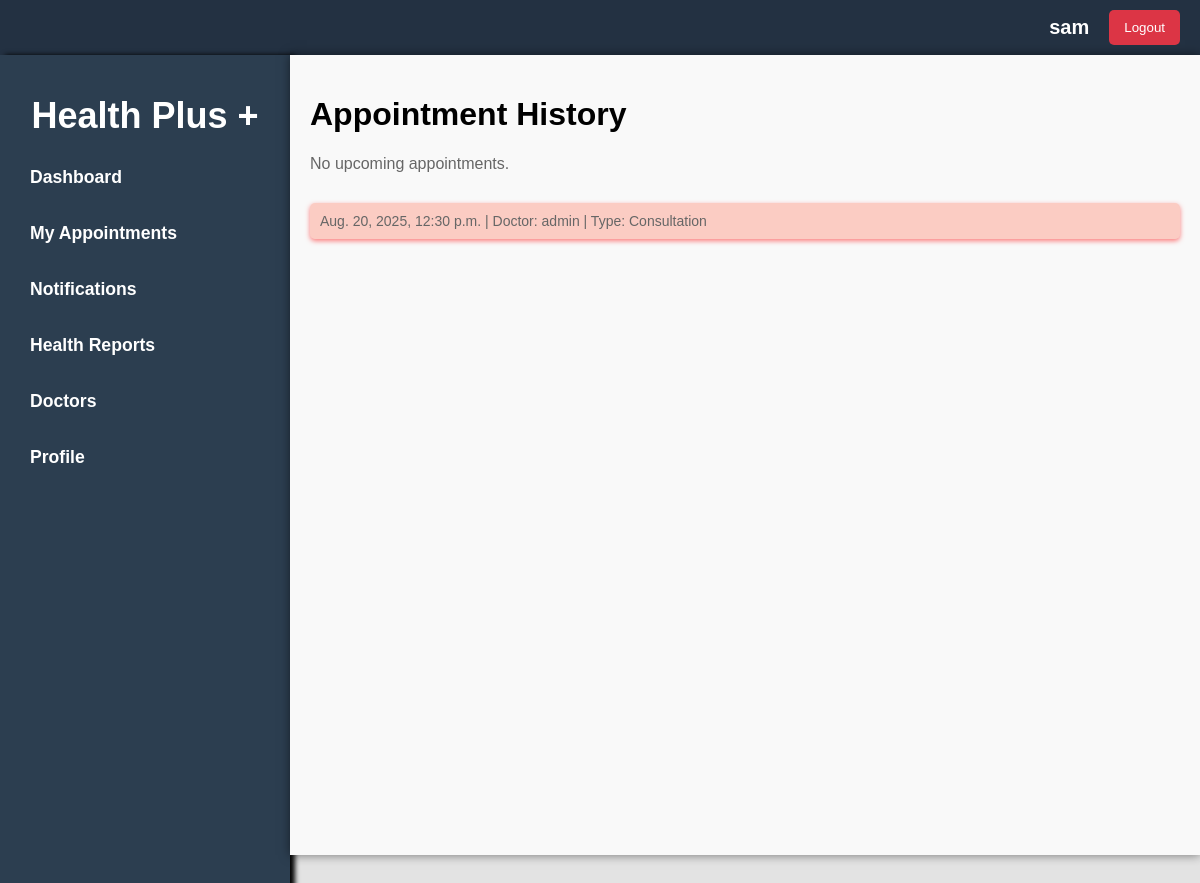
/appointments/ (signed in), run on the app's committed database.
### booking/models.py (models this page shows, shortened)
class Appointment(models.Model):
    user = models.ForeignKey(User, on_delete=models.CASCADE, related_name='appointments')
    doctor = models.ForeignKey(Doctor, on_delete=models.CASCADE, related_name='appointments')
    appointment_type = models.ForeignKey(AppointmentType, on_delete=models.CASCADE)
    appointment_date = models.DateField()
    appointment_time = models.TimeField()
    status = models.CharField(max_length=20, choices=[('scheduled', 'Scheduled'), ('completed', 'Completed'), ('canceled', 'Canceled')])
    created_at = models.DateTimeField(auto_now_add=True)
    updated_at = models.DateTimeField(auto_now=True)
    class Meta:
        indexes = [
            models.Index(fields=['appointment_date']),
        ]

class Doctor(models.Model):
    user = models.OneToOneField(User, on_delete=models.CASCADE)
    specialty = models.CharField(max_length=100)
    qualifications = models.TextField()
    experience_years = models.PositiveIntegerField()
    languages_spoken = models.CharField(max_length=100, blank=True)
    rating = models.FloatField(default=0.0)
    available_days = models.CharField(max_length=100)
    available_time_start = models.TimeField()
    available_time_end = models.TimeField()
    appointment_types = models.ManyToManyField('AppointmentType', related_name='doctors')

class AppointmentType(models.Model):
    name = models.CharField(max_length=100)
    duration = models.PositiveIntegerField()
    def __str__(self):
        return self.name

### booking/views.py (the view)
# urls.py: path('appointments/', views.appointmentListView, name='appointment_list'),
def appointmentListView(request):
    current_datetime = timezone.now()
    bookings = Appointment.objects.filter(user=request.user).order_by('appointment_date', 'appointment_time')
    past_bookings = []
    upcoming_bookings = []
    for booking in bookings:
        if booking.appointment_date < current_datetime.date() or (booking.appointment_date == current_datetime.date() and booking.appointment_time < current_datetime.time()):
            past_bookings.append(booking)
        else:
            upcoming_bookings.append(booking)
    return render(request, "appointment/appointment_list.html", {
        "title": "Appointment List",
        'upcoming_bookings': upcoming_bookings,
        'past_bookings': past_bookings,
        "current_date": current_datetime.date(),
    })

### booking/templates/appointment/appointment_list.html (shortened to what this page needs)
{% extends 'index.html' %}
{% block content %}
<div class="container">
    <h1>Appointment History</h1>
    {% if upcoming_bookings %}
    <div class="booking-list">
        {% for booking in upcoming_bookings %}
        <a href="{% url 'appointments-detail' booking.pk %}" class="upcoming-booking">
            <p>
                {{ booking.appointment_date }}, {{ booking.appointment_time }} | Doctor: {{ booking.doctor.user.username
                }} | Type: {{ booking.appointment_type }}
            </p>
        </a>
        {% endfor %}
    </div>
    {% else %}
    <p>No upcoming appointments.</p>
    {% endif %}
    {% if past_bookings %}
    <div class="booking-list">
        {% for booking in past_bookings %}
        <p class="past-booking">
            {{ booking.appointment_date }}, {{ booking.appointment_time }} | Doctor: {{ booking.doctor.user.username }}
            | Type: {{ booking.appointment_type }}
        </p>
        {% endfor %}
    </div>
    {% else %}
    <p>No past appointments.</p>
    {% endif %}
</div>
{% endblock %}

### booking/templates/index.html (shortened to what this page needs)
{% load static %}
<!DOCTYPE html>
<html lang="en">
<head>
    <link rel="stylesheet" href="{% static 'css/style.css' %}" />
</head>
<body>
    <header>
        <nav>
            {% if user.is_authenticated %}
            <h3>{{user.username}}</h3>
            <form method="post" action="{% url 'logout' %}">
                <button type="submit" class="logout-button">Logout</button>
            </form>
            {% else %}
            <a href="/accounts/login" class="login" style='text-decoration:none; color:white;'>Login</a>
            {% endif %}
        </nav>
    </header>
    <div class='body-content'>
        {% include 'components/aside.html' %}
        {% block content %}{% endblock %}
    </div>
</body>
</html>

### booking/static/css/style.css (style rules this page uses)
body { margin: 0; padding: 0; background-color: #e3e3e3; font-family: 'Arial', sans-serif; width: 100%; position:fixed; }
.body-content { display: flex; height: 100vh; }
.container { flex: 1; padding: 40px; background-color: #e7eaf6; overflow-y: auto; box-shadow: 0 0 10px rgba(0, 0, 0, 0.5); }

### booking/templates/index.html (style rules this page uses)
header { background-color: #233142; padding: 10px 20px; color: white; display: flex; justify-content: flex-end; align-items: center; }
nav { display: flex; align-items: center; }
h3 { margin: 0; font-size: 20px; }
.logout-button { margin-left: 20px; padding: 10px 15px; background-color: #dc3545; color: white; border: none; border-radius: 5px; cursor: pointer; transition: background-color 0.3s; }
.body-content { display: flex; }
.container { flex: 1; padding: 20px; }
p { color: #666; font-size: 16px; }

### booking/templates/appointment/appointment_list.html (style rules this page uses)
.container { padding: 20px; background-color: #f9f9f9; overflow-y: auto; }
.booking-list { display: flex; flex-direction: column; gap: 5px; }
.past-booking { background-color: rgba(255, 99, 71, 0.3); padding: 10px; border-radius: 5px; box-shadow: 0 2px 5px rgba(255, 0, 0, 0.5); overflow: hidden; font-size: 14px; }

### data on the page
Appointment: appointment_date "Aug. 20, 2025", appointment_time "12:30 p.m.", doctor.user.username "admin", appointment_type "Consultation"

### other printed values
{{ user.username }} "sam"
